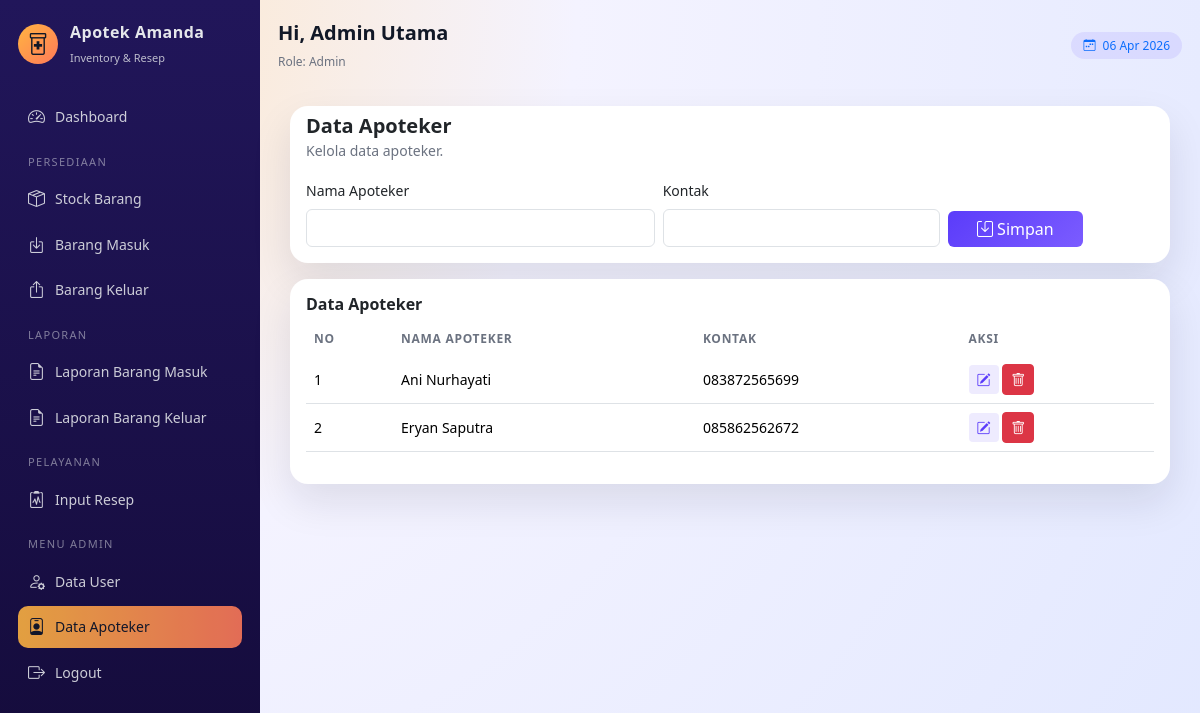
The app's page /apoteker.php (signed in) with its own data.
### tables this page shows
CREATE TABLE IF NOT EXISTS apoteker (
  id INT AUTO_INCREMENT PRIMARY KEY,
  nama VARCHAR(100) NOT NULL,
  kontak VARCHAR(50)
);

### apoteker.php (the view, shortened to what this page needs)
<?php
require_once "config.php";
$edit = null;
include "partials/header.php";
?>
<div class="card mb-3">
    <div class="card-header d-flex justify-content-between align-items-center">
        <div>
            <h5 class="card-title mb-0">Data Apoteker</h5>
            <small class="text-muted">Kelola data apoteker.</small>
        </div>
    </div>
    <div class="card-body">
        <form method="post" class="row g-2">
            <div class="col-md-5">
                <label class="form-label small">Nama Apoteker</label>
                <input type="text" name="nama" class="form-control" required
                       value="<?php echo htmlspecialchars($edit['nama'] ?? ''); ?>">
            </div>
            <div class="col-md-4">
                <label class="form-label small">Kontak</label>
                <input type="text" name="kontak" class="form-control"
                       value="<?php echo htmlspecialchars($edit['kontak'] ?? ''); ?>">
            </div>
            <div class="col-md-2 d-flex align-items-end">
                <button class="btn btn-primary w-100">
                    <i class="bi bi-save"></i> Simpan
                </button>
            </div>
        </form>
    </div>
</div>
<div class="card">
    <div class="card-body">
        <h6 class="card-title mb-2">Data Apoteker</h6>
        <div class="table-responsive">
            <table class="table align-middle">
                <thead>
                <tr>
                    <th>No</th>
                    <th>Nama Apoteker</th>
                    <th>Kontak</th>
                    <th>Aksi</th>
                </tr>
                </thead>
                <tbody>
                <?php
                $no = 1;
                $q = mysqli_query($conn, "SELECT * FROM apoteker ORDER BY nama");
                if (mysqli_num_rows($q) === 0): ?>
                    <tr><td colspan="4" class="text-center text-muted">Belum ada data.</td></tr>
                <?php else:
                    while ($row = mysqli_fetch_assoc($q)): ?>
                        <tr>
                            <td><?php echo $no++; ?></td>
                            <td><?php echo htmlspecialchars($row['nama']); ?></td>
                            <td><?php echo htmlspecialchars($row['kontak']); ?></td>
                            <td>
                                <a href="apoteker.php?edit=<?php echo $row['id']; ?>" class="btn btn-sm btn-soft">
                                    <i class="bi bi-pencil-square"></i>
                                </a>
                                <a href="apoteker.php?delete=<?php echo $row['id']; ?>" class="btn btn-sm btn-danger"
                                   onclick="return confirm('Hapus data ini?');">
                                    <i class="bi bi-trash"></i>
                                </a>
                            </td>
                        </tr>
                    <?php endwhile; endif; ?>
                </tbody>
            </table>
        </div>
    </div>
</div>
<?php
include "partials/footer.php";
?>

### assets/style.css (style rules this page uses)
:root { --primary: #5b3cfa; --primary-soft: rgba(91, 60, 250, .1); --accent: #ffb441; --bg: #f4f3ff; --sidebar-bg: #21165a; --text-main: #111827; --text-muted: #6b7280; --radius-xl: 18px; }
*, *::before, *::after { box-sizing: border-box; }
body { margin: 0; font-family: system-ui, -apple-system, BlinkMacSystemFont, "SF Pro Text", "Segoe UI", sans-serif; background: radial-gradient(circle at top left, #ffe5c2 0, #f4f3ff 40%, #e2e8ff 100%); color: var(--text-main); }
.app-content .card { border-radius: var(--radius-xl); border: none; box-shadow: 0 18px 40px rgba(15, 23, 42, .10); }
.card-header { border-bottom: 0; background: transparent; padding-bottom: 0; }
.card-title { font-weight: 600; }
.btn-primary { background: linear-gradient(135deg, var(--primary), #7b5cff); border: none; }
.btn-soft { background-color: var(--primary-soft); border: none; color: var(--primary); }
.table thead th { border-bottom: 0; font-size: 12px; text-transform: uppercase; color: var(--text-muted); letter-spacing: .06em; }
.table tbody td { vertical-align: middle; font-size: 14px; }
.text-muted { color: var(--text-muted) !important; }

### records on screen
apoteker: nama "Ani Nurhayati", kontak "083872565699"
apoteker: nama "Eryan Saputra", kontak "085862562672"

### other values on screen
$user['name'] "Admin Utama"
$role "Admin"
